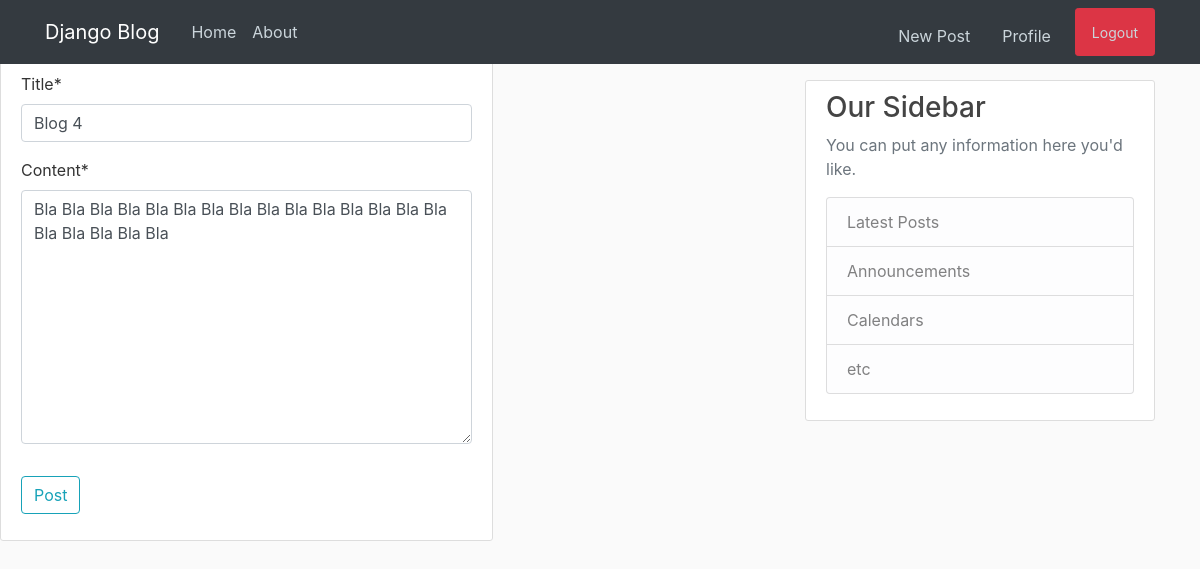
The page /post/6/update (signed in) on the database its author committed.
### blog/models.py (models this page shows, shortened)
class Post(models.Model):
    title = models.CharField(max_length=100)
    content = models.TextField()
    date_posted = models.DateTimeField(default=timezone.now)
    author = models.ForeignKey(User, on_delete=models.CASCADE)

### blog/views.py (the view, shortened to what this page needs)
# urls.py: path("post/<int:pk>/update", PostUpdateView.as_view(), name="post-update"),
class PostUpdateView(LoginRequiredMixin, UserPassesTestMixin, UpdateView):
    model = Post
    fields = ["title", "content"]
    def test_func(self):
        post = self.get_object() #to get the post that we actually want to update
        if self.request.user == post.author:
            return True
        return False

### blog/templates/blog/post_form.html (shortened to what this page needs)
{% extends 'blog/base.html' %}
{% load crispy_forms_tags %}
{% block content %}
<div class="smooth-scroll-wrapper">
    <div class="content">
        <div class="content-section">
            <form method = "POST">
                <fieldset class="form-group">
                    <legend class="border-bottom mb-4">Blog Post</legend>
                    {{ form|crispy }}
                </fieldset>
                <div class="form-group">
                    <button class="btn btn-outline-info" type="submit">Post</button>
                </div>
            </form>
        </div>
    </div>
</div>
{% endblock content %}

### blog/static/blog/main.css (style rules this page uses)
body { background: #fafafa; color: #333333; margin-top: 5rem; }
.content-section { background: #ffffff; padding: 10px 20px; border: 1px solid #dddddd; border-radius: 3px; margin-bottom: 20px; }
.smooth-scroll-wrapper { position: fixed; z-index: 2; top: 0; left: 0; overflow: hidden; }

### rows shown on the page
Post: title "Blog 4", content "Bla Bla Bla Bla Bla Bla Bla Bla Bla Bla Bla Bla Bla Bla Bla Bla Bla Bla Bla Bla"
